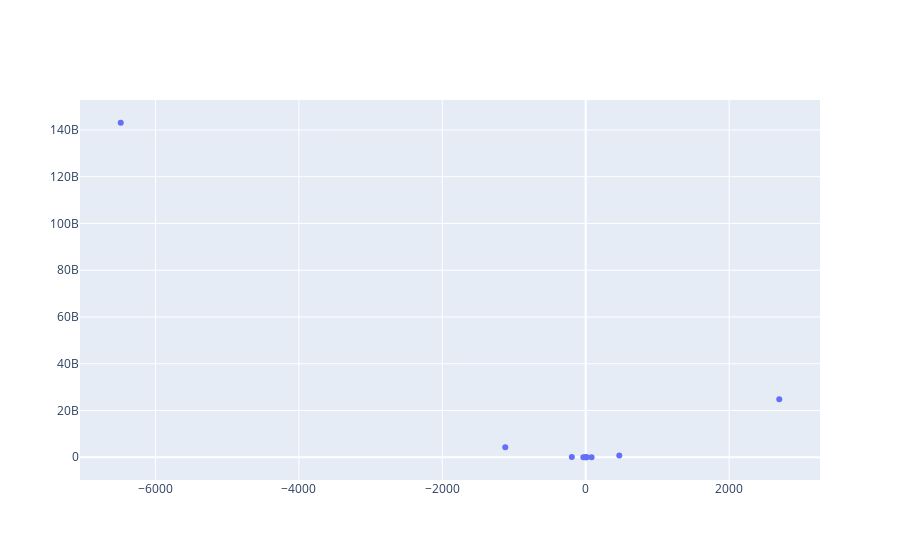

Notebook code cell kept with this figure:
### Code cell
#Lets see what is actually happending when our learning rate is too high
#We will see that when the change the learning rate from 0.0001 to 0.001 something crazy will happen
error = []
temp_m = []
m= 0 
b = 0

alpha = 0.001
for x in range(10):
    partial_m , partial_b = get_gradients(m,b)
    m -= partial_m * alpha
    b -= partial_b * alpha
    error_val = get_error(m,b)
    error.append(error_val)
    temp_m.append(m)

print(temp_m)

error_fig = go.Figure()
error_fig.add_trace(go.Scatter(x=temp_m,y=error , mode="markers"))
error_fig.show()

### Figure 1 — Plotly figure (JSON) as saved in the notebook; plotly's stock layout.template omitted (floating-point values rounded to 4 significant figures)
{"data": [{"mode": "markers", "type": "scatter", "x": [3.43, -4.814, 15.0, -32.62, 81.84, -193.3, 468.0, -1121.0, 2699.0, -6483.0], "y": [19970.0, 115300.0, 666200.0, 3849000.0, 22230000.0, 128500000.0, 742100000.0, 4287000000.0, 24770000000.0, 143100000000.0]}], "layout": {}}
